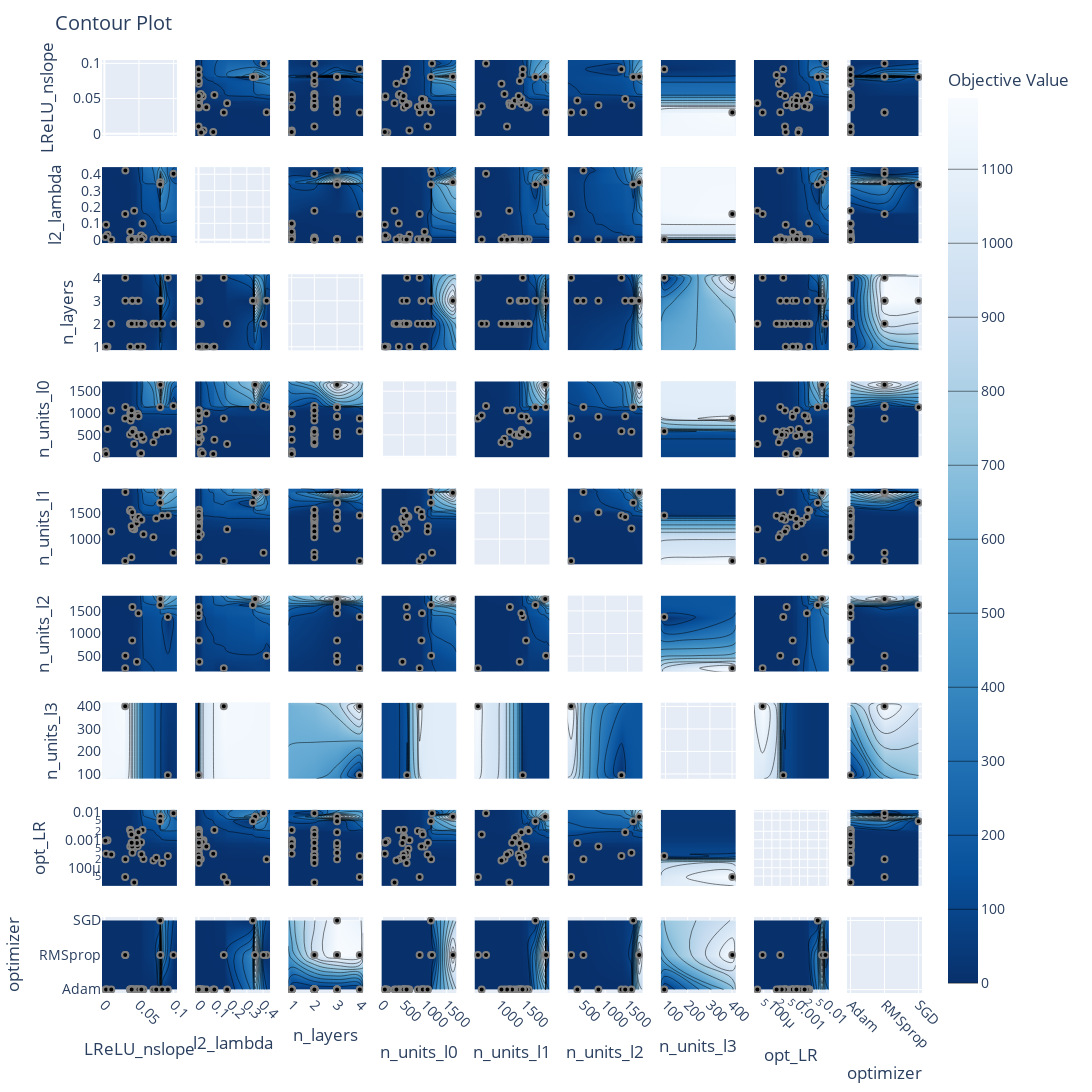

The notebook cell saved with this chart:
### Code cell
# Improve layout: increase size, spacing, font
fig5.update_layout(
    width=1200,
    height=1200,
    font=dict(size=14),
    margin=dict(l=60, r=60, t=60, b=60),
)

# Optional: Rotate axis labels if overlapping
fig5.update_xaxes(tickangle=45)

# Rotate x-axis and y-axis labels for clarity
#for axis in fig5.layout:
#    if isinstance(fig5.layout[axis], dict) and "tickangle" in fig5.layout[axis]:
#        fig5.layout[axis]["tickangle"] = 45

fig5.update_xaxes(tickangle=45)
fig5.update_yaxes(tickangle=0)

# Show the cleaned-up plot
fig5.show()
